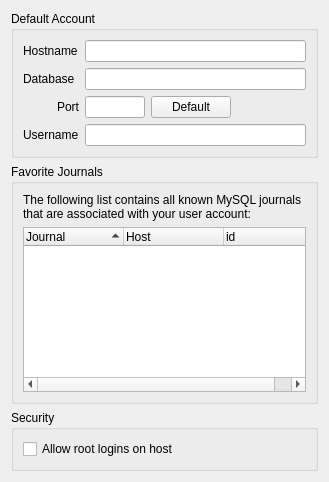
<?xml version="1.0" encoding="UTF-8"?>
<ui version="4.0">
 <class>ConfigurationMySQL</class>
 <widget class="QWidget" name="ConfigurationMySQL">
  <property name="geometry">
   <rect>
    <x>0</x>
    <y>0</y>
    <width>329</width>
    <height>482</height>
   </rect>
  </property>
  <property name="windowTitle">
   <string>Form</string>
  </property>
  <layout class="QVBoxLayout" name="verticalLayout_2">
   <item>
    <widget class="QGroupBox" name="groupBox">
     <property name="title">
      <string>Default Account</string>
     </property>
     <layout class="QGridLayout" name="gridLayout">
      <item row="0" column="0">
       <widget class="QLabel" name="label">
        <property name="text">
         <string>Hostname</string>
        </property>
       </widget>
      </item>
      <item row="0" column="1">
       <widget class="QLineEdit" name="DefaultHost"/>
      </item>
      <item row="1" column="0">
       <widget class="QLabel" name="label_4">
        <property name="text">
         <string>Database</string>
        </property>
       </widget>
      </item>
      <item row="1" column="1">
       <widget class="QLineEdit" name="Database"/>
      </item>
      <item row="2" column="0">
       <widget class="QLabel" name="label_2">
        <property name="text">
         <string>Port</string>
        </property>
        <property name="alignment">
         <set>Qt::AlignRight|Qt::AlignTrailing|Qt::AlignVCenter</set>
        </property>
       </widget>
      </item>
      <item row="2" column="1">
       <layout class="QHBoxLayout" name="horizontalLayout_2">
        <item>
         <widget class="QLineEdit" name="Port">
          <property name="maximumSize">
           <size>
            <width>60</width>
            <height>16777215</height>
           </size>
          </property>
          <property name="maxLength">
           <number>4</number>
          </property>
         </widget>
        </item>
        <item>
         <widget class="QPushButton" name="DefaultPort">
          <property name="text">
           <string>Default</string>
          </property>
         </widget>
        </item>
        <item>
         <spacer name="horizontalSpacer">
          <property name="orientation">
           <enum>Qt::Horizontal</enum>
          </property>
          <property name="sizeHint" stdset="0">
           <size>
            <width>40</width>
            <height>20</height>
           </size>
          </property>
         </spacer>
        </item>
       </layout>
      </item>
      <item row="3" column="0">
       <widget class="QLabel" name="label_3">
        <property name="text">
         <string>Username</string>
        </property>
       </widget>
      </item>
      <item row="3" column="1">
       <widget class="QLineEdit" name="Username"/>
      </item>
     </layout>
    </widget>
   </item>
   <item>
    <widget class="QGroupBox" name="groupBox_3">
     <property name="title">
      <string>Favorite Journals</string>
     </property>
     <layout class="QVBoxLayout" name="verticalLayout">
      <item>
       <widget class="QLabel" name="label_5">
        <property name="text">
         <string>&lt;p&gt;The following list contains all known MySQL journals that are associated with your user account:&lt;/p&gt;</string>
        </property>
        <property name="wordWrap">
         <bool>true</bool>
        </property>
       </widget>
      </item>
      <item>
       <widget class="QTreeWidget" name="KnownJournals">
        <property name="sizePolicy">
         <sizepolicy hsizetype="Expanding" vsizetype="Fixed">
          <horstretch>0</horstretch>
          <verstretch>0</verstretch>
         </sizepolicy>
        </property>
        <property name="maximumSize">
         <size>
          <width>16777215</width>
          <height>175</height>
         </size>
        </property>
        <property name="itemsExpandable">
         <bool>false</bool>
        </property>
        <property name="sortingEnabled">
         <bool>true</bool>
        </property>
        <property name="allColumnsShowFocus">
         <bool>true</bool>
        </property>
        <attribute name="headerVisible">
         <bool>true</bool>
        </attribute>
        <attribute name="headerShowSortIndicator" stdset="0">
         <bool>true</bool>
        </attribute>
        <column>
         <property name="text">
          <string notr="true">Journal</string>
         </property>
        </column>
        <column>
         <property name="text">
          <string>Host</string>
         </property>
        </column>
        <column>
         <property name="text">
          <string>id</string>
         </property>
        </column>
       </widget>
      </item>
     </layout>
    </widget>
   </item>
   <item>
    <widget class="QGroupBox" name="groupBox_2">
     <property name="title">
      <string>Security</string>
     </property>
     <layout class="QHBoxLayout" name="horizontalLayout">
      <item>
       <widget class="QCheckBox" name="AllowRoot">
        <property name="toolTip">
         <string>&lt;p&gt;&lt;span style=&quot; font-weight:600; color:#ff0000;&quot;&gt;(Not Recommended)&lt;/span&gt; This option allows the user to log in as root. This is generally a bad idea because it allows unrestricted access to all database functions, including those which can be dangerous. It is much safer to log in with a normal account.&lt;/p&gt;</string>
        </property>
        <property name="text">
         <string>Allow root logins on host</string>
        </property>
       </widget>
      </item>
     </layout>
    </widget>
   </item>
   <item>
    <spacer name="verticalSpacer">
     <property name="orientation">
      <enum>Qt::Vertical</enum>
     </property>
     <property name="sizeHint" stdset="0">
      <size>
       <width>20</width>
       <height>1</height>
      </size>
     </property>
    </spacer>
   </item>
  </layout>
 </widget>
 <resources/>
 <connections/>
</ui>
